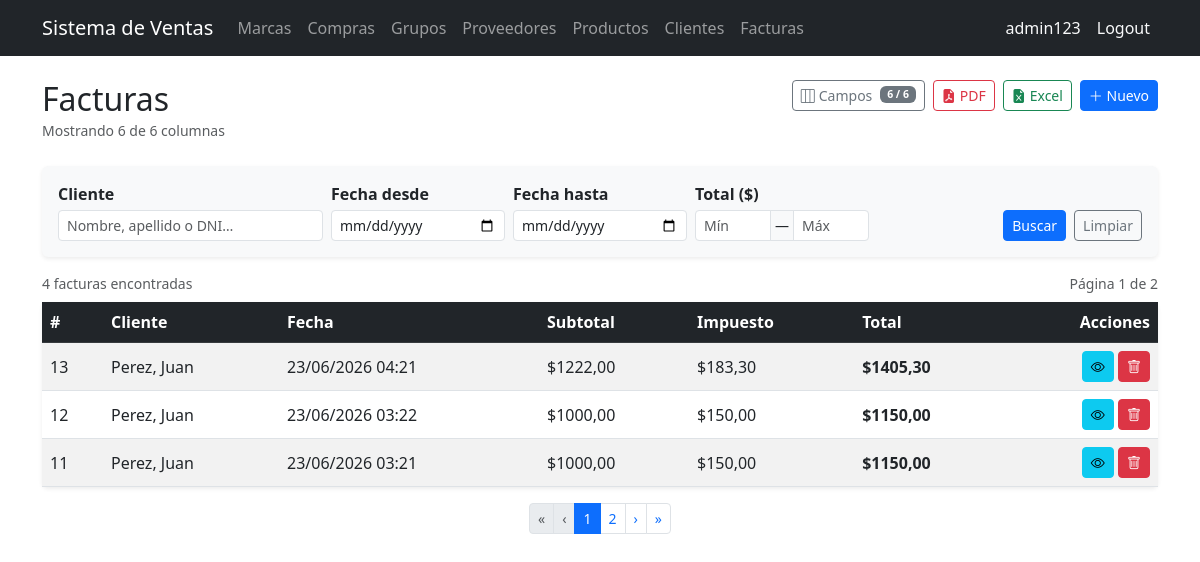
Page /invoices/ (signed in) on the committed database.
### billing/models.py (models this page shows, shortened)
class Invoice(models.Model):
    customer = models.ForeignKey(Customer, on_delete=models.PROTECT, related_name='invoices', verbose_name='Cliente')
    invoice_date = models.DateTimeField(auto_now_add=True, verbose_name='Datos de Factura')
    subtotal = models.DecimalField(max_digits=12, decimal_places=2, default=0)
    tax = models.DecimalField(max_digits=12, decimal_places=2, default=0, verbose_name='Impuesto')
    total = models.DecimalField(max_digits=12, decimal_places=2, default=0, verbose_name='Total')
    is_active = models.BooleanField(default=True)
    class Meta: ordering = ['-invoice_date']

class Customer(models.Model):
    dni = models.CharField(max_length=13, unique=True, verbose_name='DNI/RUC', validators=[validate_cedula_ec])
    first_name = models.CharField(max_length=100, verbose_name='Nombre')
    last_name = models.CharField(max_length=100, verbose_name='Apellido')
    email = models.EmailField(blank=True, null=True)
    phone = models.CharField(max_length=20, blank=True, null=True, verbose_name='Teléfono')
    address = models.TextField(blank=True, null=True, verbose_name='Dirección')
    is_active = models.BooleanField(default=True, verbose_name='Activo')
    created_at = models.DateTimeField(auto_now_add=True)
    updated_at = models.DateTimeField(auto_now=True)
    class Meta:
        ordering = ['last_name', 'first_name']
    def __str__(self): return f'{self.last_name}, {self.first_name}'

### billing/views.py (the view, shortened to what this page needs)
# urls.py: path('invoices/', views.InvoiceListView.as_view(), name='invoice_list'),
class InvoiceListView(ExportMixin, LoginRequiredMixin, ListView):
    model = Invoice
    template_name = 'billing/invoice_list.html'
    context_object_name = 'items'
    paginate_by = 3
    export_filename = 'facturas'
    ALL_COLUMNS = INVOICE_ALL_COLUMNS
    def get_queryset(self):
        qs = Invoice.objects.select_related('customer').order_by('-invoice_date')
        form = InvoiceSearchForm(self.request.GET)
        if form.is_valid():
            if form.cleaned_data.get('date_from'):
                qs = qs.filter(invoice_date__date__gte=form.cleaned_data['date_from'])
            if form.cleaned_data.get('date_to'):
                qs = qs.filter(invoice_date__date__lte=form.cleaned_data['date_to'])
            if form.cleaned_data.get('total_min') is not None:
                qs = qs.filter(total__gte=form.cleaned_data['total_min'])
            if form.cleaned_data.get('total_max') is not None:
                qs = qs.filter(total__lte=form.cleaned_data['total_max'])
        return qs
    def get_context_data(self, **kwargs):
        ctx = super().get_context_data(**kwargs)
        ctx['search_form'] = InvoiceSearchForm(self.request.GET)
        ctx['all_columns'] = self.ALL_COLUMNS
        ctx['all_col_keys_json'] = json.dumps([c['key'] for c in self.ALL_COLUMNS])
        ctx['default_col_keys_json'] = json.dumps(
            [c['key'] for c in self.ALL_COLUMNS if c.get('default', True)]
        )
        return ctx

### billing/forms.py
class InvoiceSearchForm(forms.Form):
    customer = forms.CharField(
        required=False, label='Cliente',
        widget=forms.TextInput(attrs={**_sm_text, 'placeholder': 'Nombre, apellido o DNI…'})
    )
    date_from = forms.DateField(
        required=False, label='Fecha desde',
        widget=forms.DateInput(attrs={**_sm_text, 'type': 'date'})
    )
    date_to = forms.DateField(
        required=False, label='Fecha hasta',
        widget=forms.DateInput(attrs={**_sm_text, 'type': 'date'})
    )
    total_min = forms.DecimalField(
        required=False, label='Total mín',
        widget=forms.NumberInput(attrs={**_sm_number, 'placeholder': 'Mín', 'step': '0.01'})
    )
    total_max = forms.DecimalField(
        required=False, label='Total máx',
        widget=forms.NumberInput(attrs={**_sm_number, 'placeholder': 'Máx', 'step': '0.01'})
    )

### billing/mixins.py (called while the page is built)
    def get(self, request, *args, **kwargs):
        fmt = request.GET.get('export')
        if fmt == 'pdf':
            return self.export_pdf(self.get_queryset())
        if fmt == 'excel':
            return self.export_excel(self.get_queryset())
        return super().get(request, *args, **kwargs)

    def get_context_data(self, **kwargs):
        ctx = super().get_context_data(**kwargs)
        params = self.request.GET.copy()
        params.pop('page', None)
        params.pop('export', None)
        ctx['query_params'] = params.urlencode()
        return ctx

### billing/templates/billing/invoice_list.html (shortened to what this page needs)
{% extends 'billing/base.html' %}
{% block content %}
<div class="d-flex justify-content-between align-items-start mb-4 flex-wrap gap-2">
  <div>
    <h2 class="mb-0">Facturas</h2>
    <small class="text-muted" id="colText">Cargando columnas…</small>
  </div>
  <div class="d-flex gap-2 flex-wrap">
    <button type="button" class="btn btn-outline-secondary btn-sm d-inline-flex align-items-center gap-1"
            data-bs-toggle="modal" data-bs-target="#colModal">
      <i class="bi bi-layout-three-columns"></i> Campos
      <span class="badge bg-secondary ms-1" id="colBadge">…</span>
    </button>
    <a id="btnPdf" href="#" class="btn btn-outline-danger btn-sm d-inline-flex align-items-center gap-1">
      <i class="bi bi-file-earmark-pdf-fill"></i>PDF
    </a>
    <a id="btnExcel" href="#" class="btn btn-outline-success btn-sm d-inline-flex align-items-center gap-1">
      <i class="bi bi-file-earmark-excel-fill"></i>Excel
    </a>
    <a href="{% url 'billing:invoice_create' %}" class="btn btn-primary btn-sm">
      <i class="bi bi-plus-lg"></i> Nuevo
    </a>
  </div>
</div>
<form method="get" class="card card-body shadow-sm border-0 mb-3 bg-light">
  <div class="row g-2 align-items-end">
    <div class="col-12 col-md-3">
      <label class="form-label form-label-sm fw-semibold mb-1">{{ search_form.customer.label }}</label>
      {{ search_form.customer }}
    </div>
    <div class="col-6 col-md-2">
      <label class="form-label form-label-sm fw-semibold mb-1">{{ search_form.date_from.label }}</label>
      {{ search_form.date_from }}
    </div>
    <div class="col-6 col-md-2">
      <label class="form-label form-label-sm fw-semibold mb-1">{{ search_form.date_to.label }}</label>
      {{ search_form.date_to }}
    </div>
    <div class="col-6 col-md-2">
      <label class="form-label form-label-sm fw-semibold mb-1">Total ($)</label>
      <div class="input-group input-group-sm">
        {{ search_form.total_min }}
        <span class="input-group-text px-1">—</span>
        {{ search_form.total_max }}
      </div>
    </div>
    <div class="col-12 col-md-auto ms-auto d-flex gap-2">
      <button type="submit" class="btn btn-primary btn-sm">Buscar</button>
      <a href="{% url 'billing:invoice_list' %}" class="btn btn-outline-secondary btn-sm">Limpiar</a>
    </div>
  </div>
</form>
<div class="d-flex justify-content-between align-items-center mb-2">
  <small class="text-muted">
    {% if paginator.count == 1 %}1 factura encontrada{% else %}{{ paginator.count }} facturas encontradas{% endif %}
  </small>
  {% if is_paginated %}<small class="text-muted">Página {{ page_obj.number }} de {{ paginator.num_pages }}</small>{% endif %}
</div>
<div class="card shadow-sm border-0">
  <div class="table-responsive">
    <table class="table table-striped table-hover align-middle mb-0" id="invoiceTable">
      <thead class="table-dark">
        <tr>
          <th data-col="id">#</th>
          <th data-col="customer">Cliente</th>
          <th data-col="invoice_date">Fecha</th>
          <th data-col="subtotal">Subtotal</th>
          <th data-col="tax">Impuesto</th>
          <th data-col="total">Total</th>
          <th class="text-end" style="white-space:nowrap;">Acciones</th>
        </tr>
      </thead>
      <tbody>
        {% for item in items %}
        <tr>
          <td data-col="id">{{ item.id }}</td>
          <td data-col="customer">{{ item.customer }}</td>
          <td data-col="invoice_date">{{ item.invoice_date|date:"d/m/Y H:i" }}</td>
          <td data-col="subtotal">${{ item.subtotal }}</td>
          <td data-col="tax">${{ item.tax }}</td>
          <td data-col="total"><strong>${{ item.total }}</strong></td>
          <td class="text-end text-nowrap">
            <a href="{% url 'billing:invoice_detail' item.pk %}" class="btn btn-sm btn-info" title="Ver" aria-label="Ver">
              <i class="bi bi-eye"></i>
            </a>
            <a href="{% url 'billing:invoice_delete' item.pk %}" class="btn btn-sm btn-danger" title="Eliminar" aria-label="Eliminar">
              <i class="bi bi-trash"></i>
            </a>
          </td>
        </tr>
        {% endfor %}
      </tbody>
    </table>
  </div>
</div>
{% if is_paginated %}
<nav class="mt-3" aria-label="Paginación">
  <ul class="pagination pagination-sm justify-content-center mb-0">
    <li class="page-item {% if not page_obj.has_previous %}disabled{% endif %}">
      <a class="page-link" href="?{{ query_params }}&page=1">&laquo;</a>
    </li>
    <li class="page-item {% if not page_obj.has_previous %}disabled{% endif %}">
      <a class="page-link" href="{% if page_obj.has_previous %}?{{ query_params }}&page={{ page_obj.previous_page_number }}{% endif %}">&lsaquo;</a>
    </li>
    {% for num in paginator.page_range %}
      {% if page_obj.number == num %}
        <li class="page-item active"><span class="page-link">{{ num }}</span></li>
      {% elif num > page_obj.number|add:"-3" and num < page_obj.number|add:"3" %}
        <li class="page-item"><a class="page-link" href="?{{ query_params }}&page={{ num }}">{{ num }}</a></li>
      {% elif num == 1 or num == paginator.num_pages %}
        <li class="page-item"><a class="page-link" href="?{{ query_params }}&page={{ num }}">{{ num }}</a></li>
      {% elif num == page_obj.number|add:"-3" or num == page_obj.number|add:"3" %}
        <li class="page-item disabled"><span class="page-link">…</span></li>
      {% endif %}
    {% endfor %}
    <li class="page-item {% if not page_obj.has_next %}disabled{% endif %}">
      <a class="page-link" href="{% if page_obj.has_next %}?{{ query_params }}&page={{ page_obj.next_page_number }}{% endif %}">&rsaquo;</a>
    </li>
    <li class="page-item {% if not page_obj.has_next %}disabled{% endif %}">
      <a class="page-link" href="?{{ query_params }}&page={{ paginator.num_pages }}">&raquo;</a>
    </li>
  </ul>
</nav>
{% endif %}
{% endblock %}

### billing/templates/billing/base.html (shortened to what this page needs)
<!DOCTYPE html>
<html lang="es">
<head>
  <link href="https://cdn.jsdelivr.net/npm/bootstrap@5.3.0/dist/css/bootstrap.min.css" rel="stylesheet">
  <link href="https://cdn.jsdelivr.net/npm/bootstrap-icons@1.11.3/font/bootstrap-icons.min.css" rel="stylesheet">
</head>
<body>
<nav class="navbar navbar-expand-lg navbar-dark bg-dark">
  <div class="container">
    <a class="navbar-brand" href="{% url 'billing:home' %}">Sistema de Ventas</a>
    <div class="collapse navbar-collapse" id="nav">
      <ul class="navbar-nav me-auto">
        {% if user.is_authenticated %}
        <li class="nav-item"><a class="nav-link" href="{% url 'billing:brand_list' %}">Marcas</a></li>
        <li class="nav-item"><a class="nav-link" href="{% url 'purchasing:purchase_list' %}">Compras</a></li>
        <li class="nav-item"><a class="nav-link" href="{% url 'billing:productgroup_list' %}">Grupos</a></li>
        <li class="nav-item"><a class="nav-link" href="{% url 'billing:supplier_list' %}">Proveedores</a></li>
        <li class="nav-item"><a class="nav-link" href="{% url 'billing:product_list' %}">Productos</a></li>
        <li class="nav-item"><a class="nav-link" href="{% url 'billing:customer_list' %}">Clientes</a></li>
        <li class="nav-item"><a class="nav-link" href="{% url 'billing:invoice_list' %}">Facturas</a></li>
        {% endif %}
      </ul>
      <ul class="navbar-nav">
        {% if user.is_authenticated %}
        <li class="nav-item">
          <span class="nav-link text-light">{{ user.username }}</span>
        </li>
        <li class="nav-item">
          <form method="post" action="{% url 'logout' %}" class="d-inline">
            <button type="submit" class="nav-link btn btn-link text-light"
                    style="text-decoration:none;">Logout</button>
          </form>
        </li>
        {% endif %}
      </ul>
    </div>
  </div>
</nav>
<div class="container mt-4">
  {% block content %}
  {% endblock %}
</div>
</body>
</html>

### rows in the picture
Invoice: id "13", customer "Perez, Juan", invoice_date "23/06/2026 04:21", subtotal "1222,00", tax "183,30", total "1405,30"
Invoice: id "12", customer "Perez, Juan", invoice_date "23/06/2026 03:22", subtotal "1000,00", tax "150,00", total "1150,00"
Invoice: id "11", customer "Perez, Juan", invoice_date "23/06/2026 03:21", subtotal "1000,00", tax "150,00", total "1150,00"

### other values in the picture
{{ user.username }} "admin123"
{{ search_form.customer.label }} "Cliente"
{{ search_form.date_from.label }} "Fecha desde"
{{ search_form.date_to.label }} "Fecha hasta"
{{ paginator.count }} "4"
{{ page_obj.number }} "1"
{{ paginator.num_pages }} "2"
{{ num }} "1"
{{ num }} "2"
